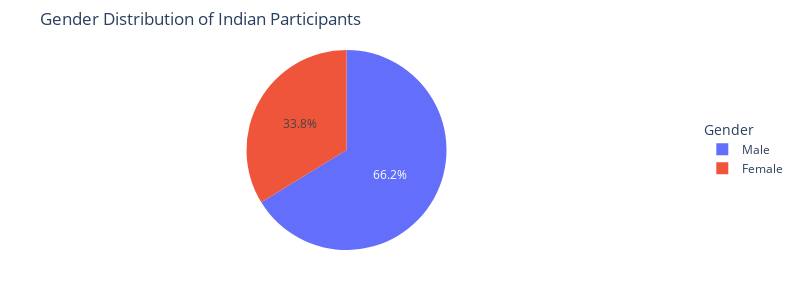

The cell this chart's notebook holds for it:
### Code cell
# Count frequencies for gender in the updated df
gender_counts = df['gender'].value_counts().reset_index()
gender_counts.columns = ['gender', 'count']

# Create a pie chart
fig = px.pie(
    gender_counts,
    values='count',
    names='gender',
    title='Gender Distribution of Indian Participants',
    width=800,  # Moderate width
    height=300  # Moderate height
)

# Customize the chart
fig.update_traces(
    textinfo='percent',  # Show percentages on the slices
    textposition='inside'  # Place percentages inside the slices
)
fig.update_layout(
    legend_title_text='Gender',  # Legend title
    legend=dict(
        yanchor="middle",
        y=0.5,
        xanchor="left",
        x=1.1  # Position legend to the right
    ),
    margin=dict(t=50, b=50, l=50, r=150)  # Adjust margins for legend
)

# Display the chart
fig.show()

# Print a summary
print("Gender Distribution (Indian Participants):")
for gender, count in gender_counts.itertuples(index=False):
    print(f"{gender}: {count} participants ({(count / len(df)) * 100:.1f}%)")

### Figure 1 — Plotly figure (JSON) as saved in the notebook; plotly's stock layout.template omitted (floating-point values rounded to 4 significant figures)
{"data": [{"domain": {"x": [0, 1], "y": [0, 1]}, "hovertemplate": "gender=%{label}<br>count=%{value}<extra></extra>", "labels": ["Male", "Female"], "legendgroup": "", "name": "", "showlegend": true, "textinfo": "percent", "textposition": "inside", "type": "pie", "values": [153, 78]}], "layout": {"height": 300, "legend": {"title": {"text": "Gender"}, "tracegroupgap": 0, "x": 1.1, "xanchor": "left", "y": 0.5, "yanchor": "middle"}, "margin": {"b": 50, "l": 50, "r": 150, "t": 50}, "title": {"text": "Gender Distribution of Indian Participants"}, "width": 800}}
